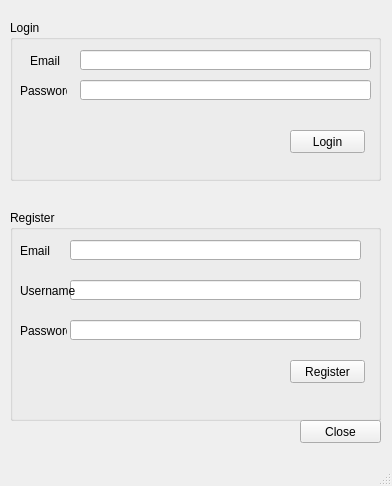
<?xml version="1.0" encoding="UTF-8"?>
<ui version="4.0">
 <class>MainWindow</class>
 <widget class="QMainWindow" name="MainWindow">
  <property name="geometry">
   <rect>
    <x>0</x>
    <y>0</y>
    <width>392</width>
    <height>486</height>
   </rect>
  </property>
  <property name="windowTitle">
   <string>MainWindow</string>
  </property>
  <widget class="QWidget" name="centralwidget">
   <widget class="QGroupBox" name="groupBox">
    <property name="geometry">
     <rect>
      <x>10</x>
      <y>20</y>
      <width>371</width>
      <height>161</height>
     </rect>
    </property>
    <property name="title">
     <string>Login</string>
    </property>
    <widget class="QLabel" name="label">
     <property name="geometry">
      <rect>
       <x>20</x>
       <y>30</y>
       <width>47</width>
       <height>21</height>
      </rect>
     </property>
     <property name="text">
      <string>Email</string>
     </property>
    </widget>
    <widget class="QLabel" name="label_2">
     <property name="geometry">
      <rect>
       <x>10</x>
       <y>60</y>
       <width>47</width>
       <height>21</height>
      </rect>
     </property>
     <property name="text">
      <string>Password</string>
     </property>
    </widget>
    <widget class="QLineEdit" name="Email">
     <property name="geometry">
      <rect>
       <x>70</x>
       <y>30</y>
       <width>291</width>
       <height>20</height>
      </rect>
     </property>
    </widget>
    <widget class="QLineEdit" name="Password">
     <property name="geometry">
      <rect>
       <x>70</x>
       <y>60</y>
       <width>291</width>
       <height>20</height>
      </rect>
     </property>
     <property name="font">
      <font>
       <weight>50</weight>
       <bold>false</bold>
      </font>
     </property>
     <property name="echoMode">
      <enum>QLineEdit::Password</enum>
     </property>
    </widget>
    <widget class="QPushButton" name="login">
     <property name="geometry">
      <rect>
       <x>280</x>
       <y>110</y>
       <width>75</width>
       <height>23</height>
      </rect>
     </property>
     <property name="text">
      <string>Login</string>
     </property>
    </widget>
   </widget>
   <widget class="QGroupBox" name="groupBox_2">
    <property name="geometry">
     <rect>
      <x>10</x>
      <y>210</y>
      <width>371</width>
      <height>211</height>
     </rect>
    </property>
    <property name="title">
     <string>Register</string>
    </property>
    <widget class="QLabel" name="label_4">
     <property name="geometry">
      <rect>
       <x>10</x>
       <y>30</y>
       <width>47</width>
       <height>21</height>
      </rect>
     </property>
     <property name="text">
      <string>Email</string>
     </property>
    </widget>
    <widget class="QLineEdit" name="REmail">
     <property name="geometry">
      <rect>
       <x>60</x>
       <y>30</y>
       <width>291</width>
       <height>20</height>
      </rect>
     </property>
    </widget>
    <widget class="QPushButton" name="Register">
     <property name="geometry">
      <rect>
       <x>280</x>
       <y>150</y>
       <width>75</width>
       <height>23</height>
      </rect>
     </property>
     <property name="text">
      <string>Register</string>
     </property>
    </widget>
    <widget class="QLineEdit" name="RUsername">
     <property name="geometry">
      <rect>
       <x>60</x>
       <y>70</y>
       <width>291</width>
       <height>20</height>
      </rect>
     </property>
    </widget>
    <widget class="QLineEdit" name="RPassword">
     <property name="geometry">
      <rect>
       <x>60</x>
       <y>110</y>
       <width>291</width>
       <height>20</height>
      </rect>
     </property>
     <property name="echoMode">
      <enum>QLineEdit::Password</enum>
     </property>
    </widget>
    <widget class="QLabel" name="label_5">
     <property name="geometry">
      <rect>
       <x>10</x>
       <y>60</y>
       <width>91</width>
       <height>41</height>
      </rect>
     </property>
     <property name="text">
      <string>Username </string>
     </property>
    </widget>
    <widget class="QLabel" name="label_6">
     <property name="geometry">
      <rect>
       <x>10</x>
       <y>110</y>
       <width>47</width>
       <height>21</height>
      </rect>
     </property>
     <property name="text">
      <string>Password</string>
     </property>
    </widget>
   </widget>
   <widget class="QPushButton" name="close">
    <property name="geometry">
     <rect>
      <x>300</x>
      <y>420</y>
      <width>81</width>
      <height>23</height>
     </rect>
    </property>
    <property name="text">
     <string>Close</string>
    </property>
   </widget>
  </widget>
  <widget class="QMenuBar" name="menubar">
   <property name="geometry">
    <rect>
     <x>0</x>
     <y>0</y>
     <width>392</width>
     <height>21</height>
    </rect>
   </property>
  </widget>
  <widget class="QStatusBar" name="statusbar"/>
 </widget>
 <resources/>
 <connections/>
</ui>
